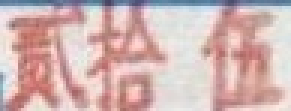
#> input picture tesk1/tool_code/tool_code/test/img/111.jpg, 97 x 37 px (shown 3 times larger)
$ python Img_change.py
#> lines starting #> are read from the running program, lines starting #| are printed output that depends on the picture; after the words box and inside, x2 and y2 are one past the last pixel; in counts of white or black regions, pixels touching at a corner belong together
#> further down, input_img is the input picture: shape (37, 97, 3); mean B, G, R 178.3, 179.9, 209.3
# Learner: 王振强
# Learn Time: 2021/11/13 16:54
import cv2
import numpy as np
import random

# 提取红色印章
def remove_red_seal(input_img):
    # 分离图片的通道
    blue_c, green_c, red_c = cv2.split(input_img)
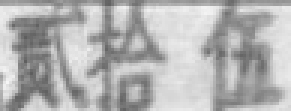
#> blue_c: shape (37, 97) (shown 3 times larger); min 94, max 245, mean 178.3
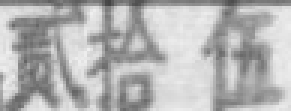
#> green_c: shape (37, 97) (shown 3 times larger); min 68, max 239, mean 179.9
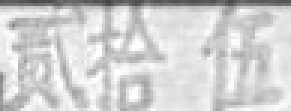
#> red_c: shape (37, 97) (shown 3 times larger); min 69, max 255, mean 209.3
    #利用大津法自动选择阈值
    thresh, ret = cv2.threshold(red_c, 0, 255,cv2.THRESH_OTSU)
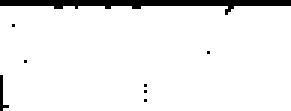
#> ret: shape (37, 97) (shown 3 times larger); 93.6% white; 8 black regions (7 under 20 px), largest, box (x1, y1, x2, y2) and area: (0, 0, 97, 5) 208
#> thresh = 162
    #对阈值进行调整
    filter_condition = int(thresh * 0.90)
#> filter_condition = 145
    #移除红色的印章
    _, red_thresh = cv2.threshold(red_c, filter_condition, 255, cv2.THRESH_BINARY)
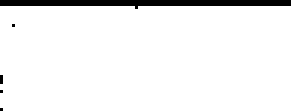
#> red_thresh: shape (37, 97) (shown 3 times larger); 94.4% white; 5 black regions (4 under 20 px), largest, box (x1, y1, x2, y2) and area: (0, 0, 97, 3) 195
    # 把图片转回3通道
    result_img = np.expand_dims(red_thresh, axis=2)
    result_img = np.concatenate((result_img, result_img, result_img), axis=-1)

    return result_img

# 添加噪点
# [55 lines left out: functions add_noise, resize, contrast, random_crop, not called in this run]

# 随机添加干扰线
def random_padding(image):
    img_h, img_w, img_d = image.shape
#> img_h = 37; img_w = 97; img_d = 3
    image_crop = image.copy()
    padding = random.randint(int(img_h/12),int(img_h/6))
#> padding = 6

    # 随机加干扰横线
    start_index = random.randint(0,img_h-padding)
#> start_index = 26
    image_crop[start_index:start_index+padding,:,0:img_d] = 0

    if random.random() < 0.3:
        # 随机加干扰竖线
        start_index = random.randint(0,img_w-padding)
#> start_index = 65
        image_crop[:,start_index:start_index+padding,0:img_d] = 0
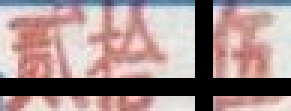
#> image_crop: shape (37, 97, 3) (shown 3 times larger); mean B, G, R 139.3, 139.9, 162.9

    return image_crop


if __name__ == '__main__':
    input_img = cv2.imread("./test/img/111.jpg")
    remove_seal = remove_red_seal(input_img)
    add_noise_img = random_padding(input_img)

    cv2.imshow("remove_seal image", input_img)
    cv2.imshow("add_noise image", add_noise_img)
    cv2.waitKey(0)
    cv2.destroyAllWindows()

$ run again, with tesk1/tool_code/tool_code/test/img/3300.jpg copied over tesk1/tool_code/tool_code/test/img/111.jpg
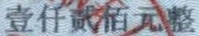
#> input picture tesk1/tool_code/tool_code/test/img/3300.jpg, 199 x 36 px
#> input_img is the input picture: shape (36, 199, 3); mean B, G, R 166.7, 154.4, 147.3
#> in remove_red_seal, `thresh, ret = cv2.threshold(red_c, 0, 255,cv2.THRESH_OTSU)`:
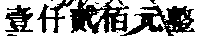
#> ret: shape (36, 199); 59.4% white; 11 black regions (7 under 20 px), largest, box (x1, y1, x2, y2) and area: (70, 0, 129, 34) 1073, (120, 5, 195, 36) 1038, (5, 5, 33, 32) 403, (37, 0, 74, 33) 346
#> thresh = 141
#> filter_condition = 126
#> red_thresh: shape (36, 199); 69.8% white; 26 black regions (20 under 20 px), largest, box (x1, y1, x2, y2) and area: (129, 6, 193, 34) 734, (70, 2, 102, 33) 468, (101, 2, 129, 33) 363, (6, 5, 33, 32) 267, (49, 0, 65, 33) 130, (37, 4, 48, 32) 116
#> in random_padding, `image_crop[start_index:start_index+padding,:,0:img_d] = 0`:
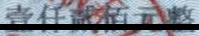
#> image_crop: shape (36, 199, 3); 16.67% of pixels changed, all inside (x1, y1, x2, y2) = (0, 24, 199, 30)

$ run again, with tesk1/tool_code/tool_code/test/img/4171.jpg copied over tesk1/tool_code/tool_code/test/img/111.jpg
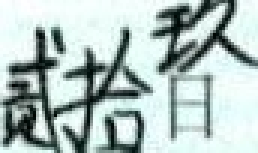
#> input picture tesk1/tool_code/tool_code/test/img/4171.jpg, 86 x 51 px (shown 3 times larger)
#> input_img is the input picture: shape (51, 86, 3); mean B, G, R 190.8, 193.4, 176.8
#> in remove_red_seal, `thresh, ret = cv2.threshold(red_c, 0, 255,cv2.THRESH_OTSU)`:
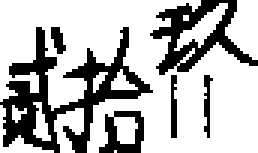
#> ret: shape (51, 86) (shown 3 times larger); 71.3% white; 6 black regions, box (x1, y1, x2, y2) and area: (0, 9, 51, 51) 704, (50, 0, 86, 25) 342, (33, 37, 48, 51) 112, (57, 25, 59, 46) 38, (68, 25, 71, 46) 35, (17, 9, 22, 18) 29
#> thresh = 143
#> filter_condition = 128
#> red_thresh: shape (51, 86); 73.8% white; 6 black regions, box (x1, y1, x2, y2) and area: (0, 9, 51, 51) 652, (51, 0, 86, 24) 312, (33, 37, 48, 51) 103, (57, 26, 59, 46) 30, (68, 25, 70, 46) 28, (17, 9, 22, 18) 25
#> in random_padding, `image_crop[:,start_index:start_index+padding,0:img_d] = 0`:
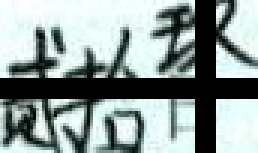
#> image_crop: shape (51, 86, 3) (shown 3 times larger); mean B, G, R 152.3, 154.4, 141.1

$ run again, with tesk1/tool_code/tool_code/test/img/4471.jpg copied over tesk1/tool_code/tool_code/test/img/111.jpg
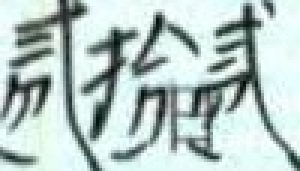
#> input picture tesk1/tool_code/tool_code/test/img/4471.jpg, 100 x 57 px (shown 3 times larger)
#> input_img is the input picture: shape (57, 100, 3); mean B, G, R 196.7, 199.8, 182.2
#> in remove_red_seal, `thresh, ret = cv2.threshold(red_c, 0, 255,cv2.THRESH_OTSU)`:
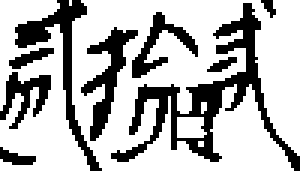
#> ret: shape (57, 100) (shown 3 times larger); 71% white; 9 black regions (1 under 20 px), largest, box (x1, y1, x2, y2) and area: (37, 1, 100, 57) 699, (5, 0, 34, 57) 305, (27, 9, 46, 47) 232
#> thresh = 154
#> filter_condition = 138
#> red_thresh: shape (57, 100); 74.4% white; 11 black regions (2 under 20 px), largest, box (x1, y1, x2, y2) and area: (61, 1, 100, 57) 434, (5, 0, 34, 57) 275, (27, 9, 46, 47) 216
#> in random_padding, `image_crop[start_index:start_index+padding,:,0:img_d] = 0`:
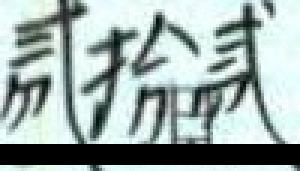
#> image_crop: shape (57, 100, 3) (shown 3 times larger); 12.28% of pixels changed, all inside (x1, y1, x2, y2) = (0, 48, 100, 55)
